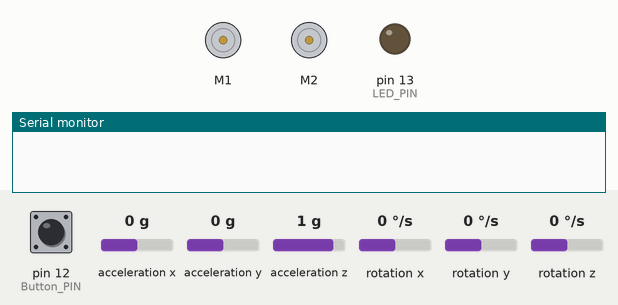
Recording of a sketch running on a simulated Arduino Uno, built with avr-gcc and run on an emulated ATmega328P. On the bench: 2 × DC motor (green arrow = forward, orange = backward, longer = faster), output pins drawn as LEDs (lit = HIGH), the last lines printed to the serial monitor. Inputs (shaded band) come from the test bench; at power-on: pin 12 (Button_PIN) HIGH, rotation z 0 °/s, acceleration x 0 g, acceleration y 0 g, acceleration z 1 g, rotation x 0 °/s, rotation y 0 °/s.

Above: at 1.2 s.
1.3 s: pin 12 (Button_PIN) pulled LOW for 0.15 s
At 4.2 s:
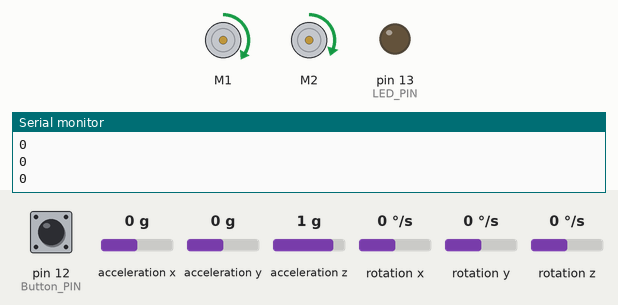
4.4 s: rotation z set to -192 °/s
At 5.3 s:
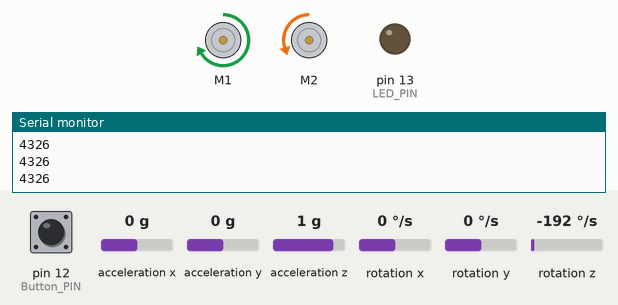
6.3 s: rotation z set to -100 °/s
At 7.7 s:
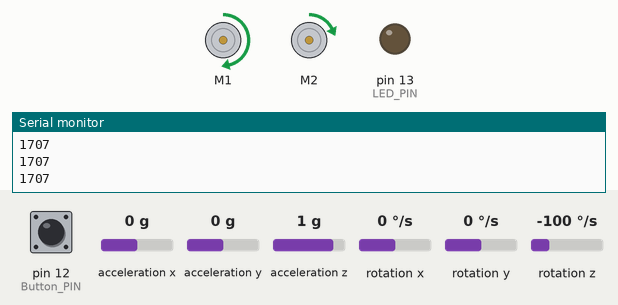
8.2 s: rotation z set to 0 °/s
11.2 s: rotation z set to 100 °/s
14.2 s: pin 12 (Button_PIN) pulled LOW for 1 s
At 17.9 s:
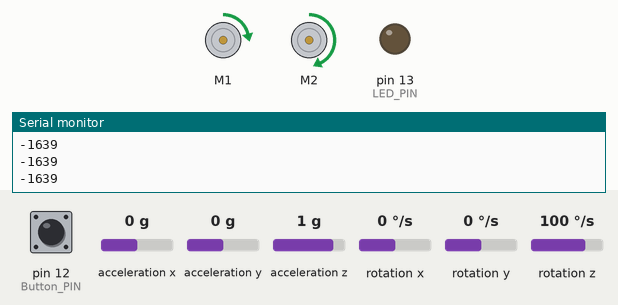
Timing chart, 0 to 28.7 s (numbered marks = the images above; inputs shaded):
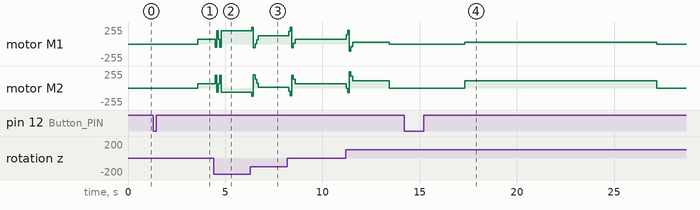

The sketch:

ControlFeedbackSystem.ino
```cpp
int count = 0;
int G;
int K;

int G1 = 0;
int G2 = 0;
int G3 = 0;
int G4 = 0;
int G5 = 0;
int AverageG = 0;
float test = 0;
int turnoff = 0;

#include <Wire.h>
#include <L3G.h>
#include <LSM303.h>
#include <ZumoMotors.h>
#include <Pushbutton.h>

#define Button_PIN 12
#define LED_PIN  13


L3G gyro;
ZumoMotors motors;
Pushbutton button(ZUMO_BUTTON);
LSM303 compass;

void setup() {
  pinMode(LED_PIN, OUTPUT);
  pinMode(Button_PIN, OUTPUT);

  Serial.begin(9600);
  Wire.begin();

  compass.init();
  compass.enableDefault();

  compass.m_min = (LSM303::vector<int16_t>){-2124, -8606, -22336};
  compass.m_max = (LSM303::vector<int16_t>){+2666, -3025, -15634};

  if (!gyro.init())
  {
    Serial.println("Failed to autodetect gyro type!");
    while (1);
  }

  gyro.enableDefault();
}

void loop() {

  button.waitForButton();
  delay(1000);

  for (int count = 1; count <= 200; count++)
  {

    gyro.read();
    AverageG = AverageG + (int)gyro.g.z;

    delay(4);

  }

  AverageG = abs(AverageG/200);
  int Lbias = 0;
  delay(50);


  for (int count = 1; count <=  120; count++)
  {


      gyro.read();

      G5 = G4;
      G4 = G3;
      G3 = G2;
      G2 = G1;
      G1 = (int)gyro.g.z;
      G = ((G1 + G2 + G3 + G4 + G5)/5)+AverageG;
      Serial.println(G);
      K = (G/22);

      motors.setLeftSpeed(1.1827*(100) + K);
      motors.setRightSpeed(100 - K);
      Serial.println(G);

      delay(80);

    }


  motors.setLeftSpeed(0);
  motors.setRightSpeed(0);


}
```

Measured:
- after the input at 1.3 s, motor M1: stopped → forward 75/255 after 2.3 s; motor M2: stopped → forward 63/255 after 2.3 s
- after the input at 14.2 s, motor M1: stopped → forward 28/255 after 3.1 s, → stopped 9.9 s later; motor M2: stopped → forward 110/255 after 3.1 s, → stopped 9.9 s later
